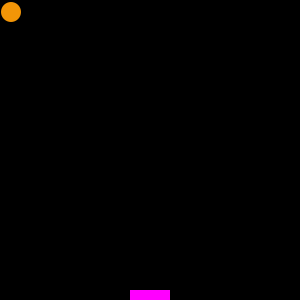
Frame 1 (no input)
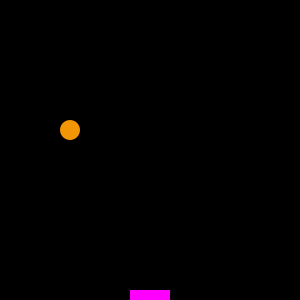
Frame 60 (the mouse pressed at the canvas centre just before this capture)
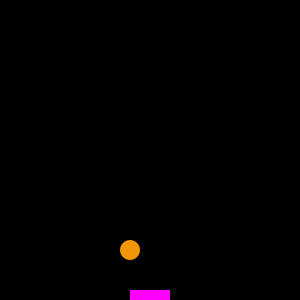
Frame 120 (the mouse held since frame 60 and released just before this capture)

The Processing sketch that drew these frames (run headless with seeded random() and noise(); from frame 60 on, the mouse is pressed at the canvas centre):

// Processing sketch: processing_83194
// ── processing_83194.pde

//Brian C, Pong, CP1 Mods 16/17

boolean gameOver = false;
ball bob;
paddle pad;
void setup()
{
  bob = new ball();
  pad = new paddle();
  size(300, 300);
  frameRate(175);
}
void draw()
{
  if (gameOver == false)
  {
    background(0);
    bob.move();
    bob.bounce();
    bob.show();
    pad.showpad();
  }
  if (bob.y >= 280 && get(bob.x, bob.y+15) != color(255, 0, 255))
  {
    background(0);
    gameOver = true;
    fill(255, 0, 0);
    text("Game Over", 130, 150);
    fill(242, 149, 7);
    ellipse(bob.x,bob.y,20,20);
    fill(255,0,255);
    rect(pad.x,290,40,10);
  }    
}
void keyPressed()
{
  if (key == 'r')
  {
    gameOver = false;
    bob.move();
    bob.bounce();
    bob.show();
    pad.showpad();
  }
}
class ball
{
  int x, y;
  boolean up, right;
  ball()
  {
    x = 10;
    y = 10;
    up = false;
    right = true;
  }
  void move()
  {
    if (right == true)
    {
      x++;
    }
    else
    {
      x--;
    }
    if (up == true)
    {
      y--;
    }
    else
    {
      y = y + 2;
    }
  }
  void bounce()
  {
    if (x <=10)
    {
      right = true;
      background(226, 71, 234);
    }
    if (x >= 290)
    {
      right = false;
      background(70, 36, 211);
    }
    if (y >= 280)
    {
      up = true;
      background(80, 184, 247);
    }
    if (y <= 10)
    {
      up = false;
      background(49, 134, 78);
    }
  }
  void show()
  {
    noStroke();
    fill(242, 149, 7);
    ellipse(x, y, 20, 20);
  }
}
class paddle
{
  int x;
  paddle()
  {
    x = 130;
  }
  void showpad()
  {
    fill(255, 0, 255);
    rect(x, 290, 40, 10);
  }
}
void mouseMoved()
{
  if (mouseX < 263)
  {
    pad.x = mouseX;
  }
}
